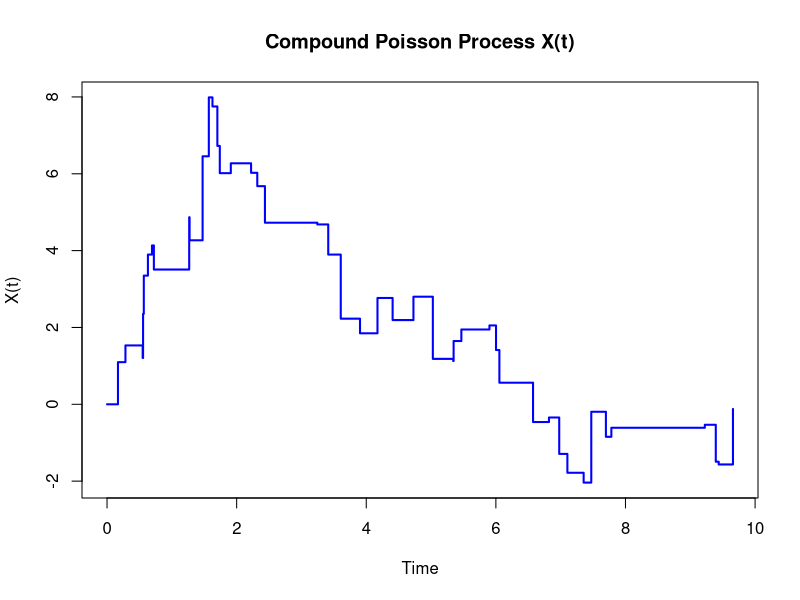

Source code (R):
# Page no. 214
lambda <- 5; T <- 10; mu <- 0; sigma <- 1  
set.seed(123)
jump_times <- cumsum(rexp(100, rate = lambda))
jump_times <- jump_times[jump_times <= T] 
jump_sizes <- rnorm(length(jump_times), mean = mu, sd = sigma)
X_t <- cumsum(jump_sizes)  
jump_times <- c(0, jump_times)
X_t <- c(0, X_t)
plot(jump_times, X_t, type = "s",
     main = "Compound Poisson Process X(t)",
     xlab = "Time", ylab = "X(t)",
     col = "blue", lwd = 2)
